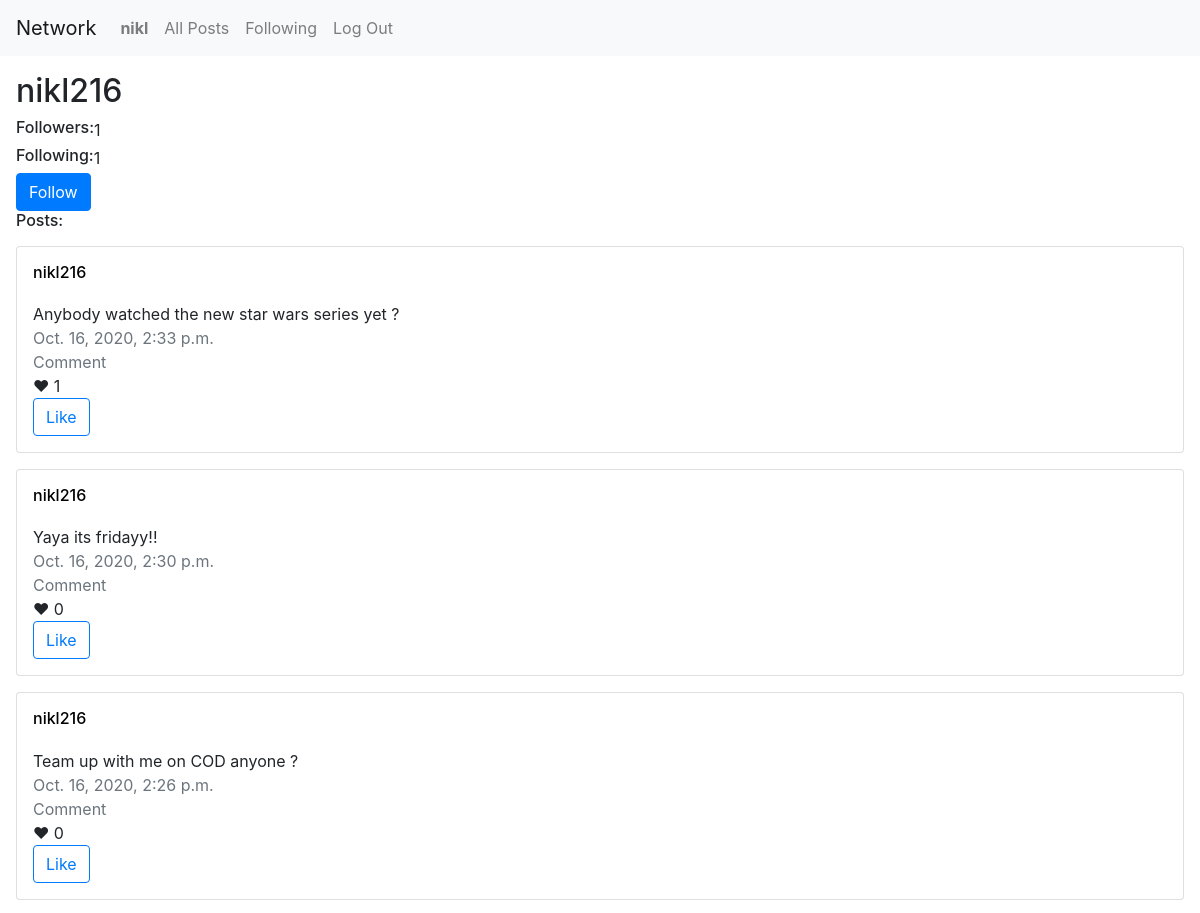
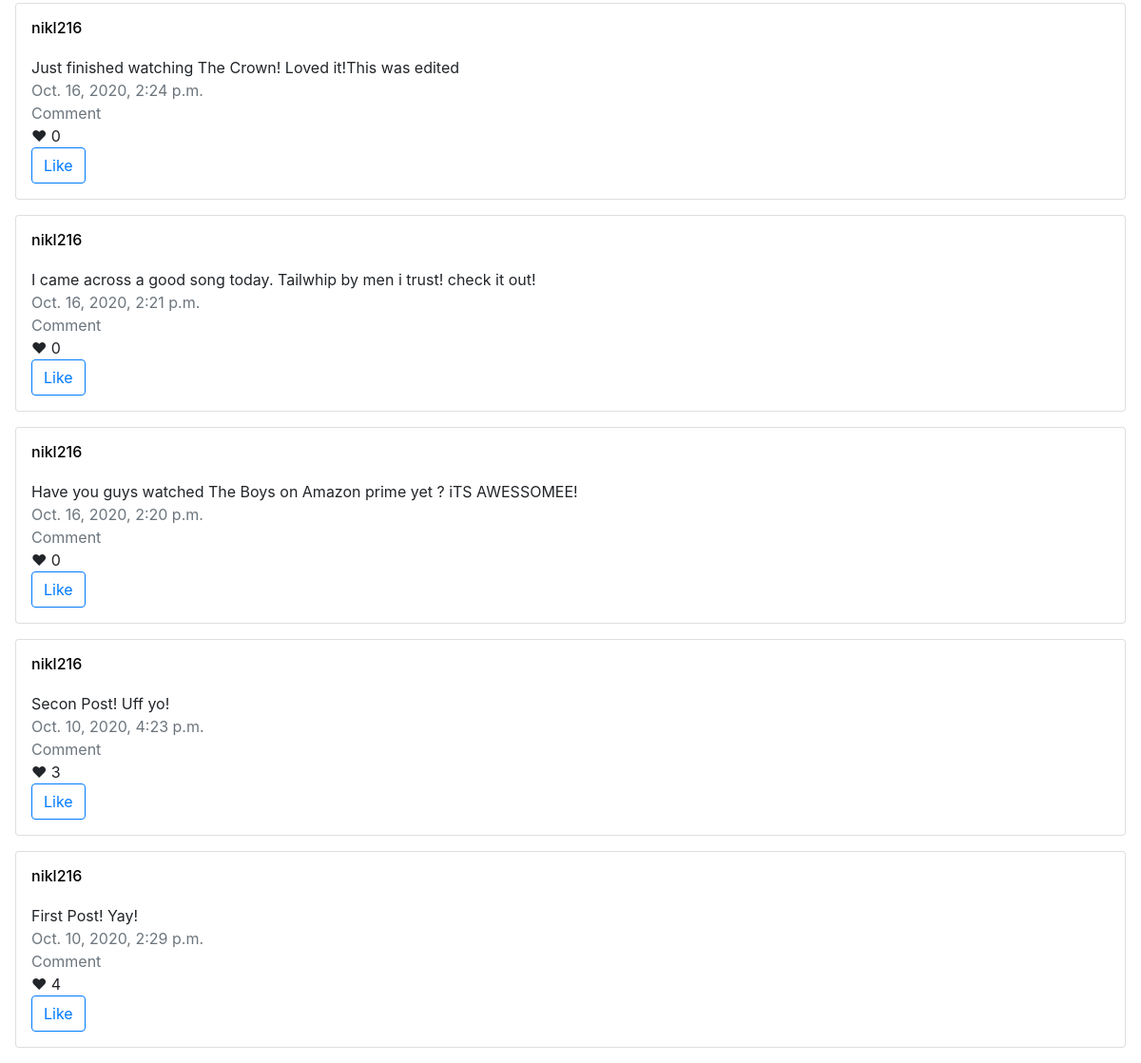
The app's page /profile/1 (signed in) with its own data (2 pictures, top to bottom).
### network/models.py (models this page shows, shortened)
class User(AbstractUser):
    pass

class Post(models.Model):
    created_by = models.ForeignKey("User", on_delete=models.CASCADE, related_name="posts")
    body = models.TextField()
    timestamp = models.DateTimeField(auto_now_add=True)
    likes = models.IntegerField(default=0)
    liked_users = models.ManyToManyField(User)

### network/views.py (the view, shortened to what this page needs)
# urls.py: path("profile/<str:user_id>", views.profile, name="profile"),
def profile(request,user_id):
    if request.method == "GET":
        user_profile = User.objects.get(id=user_id)
        followers=user_profile.followers.all().count()
        following=user_profile.following.all().count()
        is_following=True
        try:
            UserFollowing.objects.get(user_id=request.user,following_user_id=user_profile)
        except UserFollowing.DoesNotExist:
            is_following=False
        if user_profile==request.user:
            is_user = True
        else:
            is_user = False
        posts = Post.objects.filter(created_by=user_profile).order_by("-timestamp").all()
        return render(request, "network/profile.html",{
            "user_profile": user_profile,
            "followers": followers,
            "following": following,
            "posts": posts,
            "is_user":is_user,
            "is_following":is_following
        })

### network/templates/network/profile.html (shortened to what this page needs)
{% extends "network/layout.html" %} {% block body %}
<h2>{{user_profile.username}}</h2>
<div class="row m-0">
  <h6>Followers:</h6>
  {{followers}}
</div>
<div class="row m-0">
  <h6>Following:</h6>
  {{following}}
</div>
{% if is_user is False %}
<form action="{% url 'profile' user_profile.pk %}" method="post">
   {% if is_following is False %}
  <div class="row m-0">
    <button name="follow" type="submit" class="btn btn-primary">Follow</button>
  </div>
  {% else %}
  <div class="row m-0">
    <button name="unfollow" type="submit" class="btn btn-primary">
      Unfollow
    </button>
  </div>
  {% endif %}
</form>
{% endif %}
<h6>Posts:</h6>
{% for post in posts %}
<div class="card p-3 mt-3">
  <div class="card-title">
    <a href="{% url 'profile' post.created_by.pk %}"
      ><h6>{{post.created_by.username}}</h6></a
    >
  </div>
  <div class="card-body p-0">
    <div>{{post.body}}</div>
    <div class="text-secondary">{{post.timestamp}}</div>
    <div class="text-secondary">Comment</div>
    <div>&#10084; <span class="_{{post.pk}}">{{post.likes}}</span></div>
    {% if user in post.liked_users.all %}
    <div class="unlike{{post.pk}}"><button type="button" class="btn btn-outline-primary" id="unlike"  value="{{post.pk}}">Unike</button></div>
    <div class="like{{post.pk}}" style="display:none;"><button type="button" class="btn btn-outline-primary" id="like" value="{{post.pk}}">Like</button></div>
    {% else %}
    <div class="like{{post.pk}}"><button type="button" class="btn btn-outline-primary" id="like" value="{{post.pk}}">Like</button></div>
    {% endif %}
  </div>
</div>
{% endfor %} {% endblock %}

### network/templates/network/layout.html (shortened to what this page needs)
{% load static %}
<!DOCTYPE html>
<html lang="en">
    <head>
        <link rel="stylesheet" href="https://stackpath.bootstrapcdn.com/bootstrap/4.4.1/css/bootstrap.min.css">
        <link href="{% static 'network/styles.css' %}" rel="stylesheet">
        {% load static %}
    </head>
    <body>
        <nav class="navbar navbar-expand-lg navbar-light bg-light">
            <a class="navbar-brand" href="#">Network</a>
            <div>
              <ul class="navbar-nav mr-auto">
                {% if user.is_authenticated %}
                    <li class="nav-item">
                        <a class="nav-link" href="{% url 'profile' user.pk %}"><strong>{{ user.username }}</strong></a>
                    </li>
                {% endif %}
                <li class="nav-item">
                  <a class="nav-link" href="{% url 'index' %}">All Posts</a>
                </li>
                {% if user.is_authenticated %}
                    <li class="nav-item">
                        <a class="nav-link" href="{% url 'following' %}">Following</a>
                    </li>
                    <li class="nav-item">
                        <a class="nav-link" href="{% url 'logout' %}">Log Out</a>
                    </li>
                {% endif %}
              </ul>
            </div>
          </nav>
        <div class="body m-3">
            {% block body %}
            {% endblock %}
        </div>
    </body>
</html>

### network/static/network/styles.css (style rules this page uses)
a { color: black; }

### records on screen
User: username "nikl"
User: username "nikl216"
Post: created_by.username "nikl216", body "Anybody watched the new star wars series yet ?", timestamp "Oct. 16, 2020, 2:33 p.m.", likes "1", {{ post.pk }} 13 (drawn)
Post: created_by.username "nikl216", body "Yaya its fridayy!!", timestamp "Oct. 16, 2020, 2:30 p.m.", likes "0", {{ post.pk }} 12 (drawn)
Post: created_by.username "nikl216", body "Team up with me on COD anyone ?", timestamp "Oct. 16, 2020, 2:26 p.m.", likes "0", {{ post.pk }} 11 (drawn)
Post: created_by.username "nikl216", body "Just finished watching The Crown! Loved it!This was edited", timestamp "Oct. 16, 2020, 2:24 p.m.", likes "0", {{ post.pk }} 10 (drawn)
Post: created_by.username "nikl216", body "I came across a good song today. Tailwhip by men i trust! check it out!", timestamp "Oct. 16, 2020, 2:21 p.m.", likes "0", {{ post.pk }} 6 (drawn)
Post: created_by.username "nikl216", body "Have you guys watched The Boys on Amazon prime yet ? iTS AWESSOMEE!", timestamp "Oct. 16, 2020, 2:20 p.m.", likes "0", {{ post.pk }} 5 (drawn)
Post: created_by.username "nikl216", body "Secon Post! Uff yo!", timestamp "Oct. 10, 2020, 4:23 p.m.", likes "3", {{ post.pk }} 2 (drawn)
Post: created_by.username "nikl216", body "First Post! Yay!", timestamp "Oct. 10, 2020, 2:29 p.m.", likes "4", {{ post.pk }} 1 (drawn)

### other values on screen
{{ followers }} "1"
{{ following }} "1"
